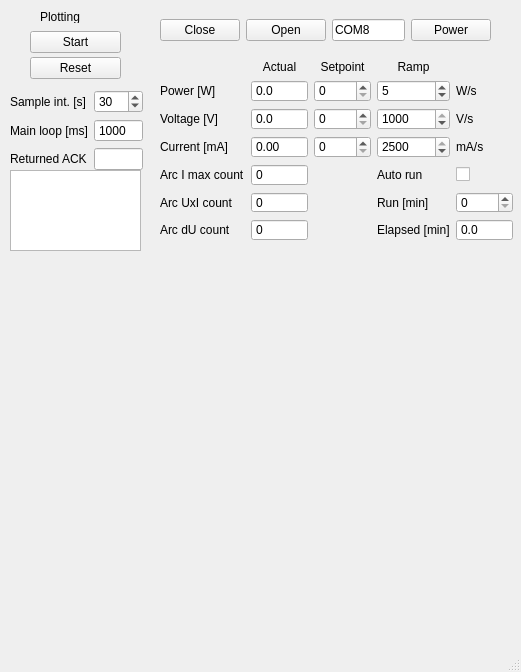
<?xml version="1.0" encoding="UTF-8"?>
<ui version="4.0">
 <class>MainWindow</class>
 <widget class="QMainWindow" name="MainWindow">
  <property name="geometry">
   <rect>
    <x>0</x>
    <y>0</y>
    <width>521</width>
    <height>672</height>
   </rect>
  </property>
  <property name="windowTitle">
   <string>MainWindow</string>
  </property>
  <widget class="QWidget" name="centralwidget">
   <widget class="QTextEdit" name="output_box">
    <property name="geometry">
     <rect>
      <x>10</x>
      <y>170</y>
      <width>131</width>
      <height>81</height>
     </rect>
    </property>
    <property name="readOnly">
     <bool>true</bool>
    </property>
   </widget>
   <widget class="QWidget" name="horizontalLayoutWidget">
    <property name="geometry">
     <rect>
      <x>160</x>
      <y>10</y>
      <width>331</width>
      <height>41</height>
     </rect>
    </property>
    <layout class="QHBoxLayout" name="Serial_port">
     <item>
      <widget class="QPushButton" name="close_serial">
       <property name="text">
        <string>Close</string>
       </property>
      </widget>
     </item>
     <item>
      <widget class="QPushButton" name="open_serial">
       <property name="text">
        <string>Open</string>
       </property>
      </widget>
     </item>
     <item>
      <widget class="QLineEdit" name="com_port">
       <property name="text">
        <string>COM8</string>
       </property>
      </widget>
     </item>
     <item>
      <widget class="QPushButton" name="power_butt">
       <property name="sizePolicy">
        <sizepolicy hsizetype="Minimum" vsizetype="Maximum">
         <horstretch>0</horstretch>
         <verstretch>0</verstretch>
        </sizepolicy>
       </property>
       <property name="text">
        <string>Power</string>
       </property>
       <property name="checkable">
        <bool>true</bool>
       </property>
      </widget>
     </item>
    </layout>
   </widget>
   <widget class="QWidget" name="gridLayoutWidget_3">
    <property name="geometry">
     <rect>
      <x>160</x>
      <y>60</y>
      <width>353</width>
      <height>181</height>
     </rect>
    </property>
    <layout class="QGridLayout" name="Power_param_grid">
     <item row="5" column="3">
      <widget class="QLabel" name="label_16">
       <property name="text">
        <string>Run [min]</string>
       </property>
      </widget>
     </item>
     <item row="2" column="4">
      <widget class="QLabel" name="label_9">
       <property name="text">
        <string>V/s</string>
       </property>
      </widget>
     </item>
     <item row="3" column="4">
      <widget class="QLabel" name="label_10">
       <property name="text">
        <string>mA/s</string>
       </property>
      </widget>
     </item>
     <item row="3" column="0">
      <widget class="QLabel" name="I_label">
       <property name="text">
        <string>Current [mA]</string>
       </property>
      </widget>
     </item>
     <item row="3" column="3">
      <widget class="QDoubleSpinBox" name="I_ramp">
       <property name="keyboardTracking">
        <bool>false</bool>
       </property>
       <property name="decimals">
        <number>0</number>
       </property>
       <property name="minimum">
        <double>0.000000000000000</double>
       </property>
       <property name="maximum">
        <double>2500.000000000000000</double>
       </property>
       <property name="singleStep">
        <double>1.000000000000000</double>
       </property>
       <property name="value">
        <double>2500.000000000000000</double>
       </property>
      </widget>
     </item>
     <item row="6" column="0">
      <widget class="QLabel" name="label_13">
       <property name="text">
        <string>Arc dU count</string>
       </property>
      </widget>
     </item>
     <item row="2" column="3">
      <widget class="QDoubleSpinBox" name="U_ramp">
       <property name="keyboardTracking">
        <bool>false</bool>
       </property>
       <property name="decimals">
        <number>0</number>
       </property>
       <property name="minimum">
        <double>1.000000000000000</double>
       </property>
       <property name="maximum">
        <double>1000.000000000000000</double>
       </property>
       <property name="value">
        <double>1000.000000000000000</double>
       </property>
      </widget>
     </item>
     <item row="1" column="4">
      <widget class="QLabel" name="label_11">
       <property name="text">
        <string>W/s</string>
       </property>
      </widget>
     </item>
     <item row="2" column="0">
      <widget class="QLabel" name="U_label">
       <property name="text">
        <string>Voltage [V]</string>
       </property>
      </widget>
     </item>
     <item row="4" column="1">
      <widget class="QSpinBox" name="arc_Im_count">
       <property name="buttonSymbols">
        <enum>QAbstractSpinBox::NoButtons</enum>
       </property>
       <property name="maximum">
        <number>10000000</number>
       </property>
      </widget>
     </item>
     <item row="1" column="1">
      <widget class="QDoubleSpinBox" name="P_act">
       <property name="readOnly">
        <bool>true</bool>
       </property>
       <property name="buttonSymbols">
        <enum>QAbstractSpinBox::NoButtons</enum>
       </property>
       <property name="decimals">
        <number>1</number>
       </property>
       <property name="maximum">
        <double>5000.000000000000000</double>
       </property>
       <property name="singleStep">
        <double>0.000000000000000</double>
       </property>
      </widget>
     </item>
     <item row="1" column="0">
      <widget class="QLabel" name="P_label">
       <property name="text">
        <string>Power [W]</string>
       </property>
      </widget>
     </item>
     <item row="2" column="1">
      <widget class="QDoubleSpinBox" name="U_act">
       <property name="readOnly">
        <bool>true</bool>
       </property>
       <property name="buttonSymbols">
        <enum>QAbstractSpinBox::NoButtons</enum>
       </property>
       <property name="decimals">
        <number>1</number>
       </property>
       <property name="maximum">
        <double>1000.000000000000000</double>
       </property>
       <property name="singleStep">
        <double>0.000000000000000</double>
       </property>
       <property name="value">
        <double>0.000000000000000</double>
       </property>
      </widget>
     </item>
     <item row="2" column="2">
      <widget class="QDoubleSpinBox" name="U_setpoint">
       <property name="keyboardTracking">
        <bool>false</bool>
       </property>
       <property name="decimals">
        <number>0</number>
       </property>
       <property name="maximum">
        <double>800.000000000000000</double>
       </property>
       <property name="value">
        <double>0.000000000000000</double>
       </property>
      </widget>
     </item>
     <item row="3" column="1">
      <widget class="QDoubleSpinBox" name="I_act">
       <property name="readOnly">
        <bool>true</bool>
       </property>
       <property name="buttonSymbols">
        <enum>QAbstractSpinBox::NoButtons</enum>
       </property>
       <property name="decimals">
        <number>2</number>
       </property>
       <property name="maximum">
        <double>1500.000000000000000</double>
       </property>
       <property name="singleStep">
        <double>0.000000000000000</double>
       </property>
      </widget>
     </item>
     <item row="1" column="2">
      <widget class="QDoubleSpinBox" name="P_setpoint">
       <property name="keyboardTracking">
        <bool>false</bool>
       </property>
       <property name="decimals">
        <number>0</number>
       </property>
       <property name="maximum">
        <double>5000.000000000000000</double>
       </property>
       <property name="singleStep">
        <double>1.000000000000000</double>
       </property>
      </widget>
     </item>
     <item row="5" column="0">
      <widget class="QLabel" name="label_6">
       <property name="text">
        <string>Arc UxI count</string>
       </property>
      </widget>
     </item>
     <item row="5" column="1">
      <widget class="QSpinBox" name="arc_UxI_count">
       <property name="buttonSymbols">
        <enum>QAbstractSpinBox::NoButtons</enum>
       </property>
       <property name="maximum">
        <number>10000000</number>
       </property>
      </widget>
     </item>
     <item row="4" column="0">
      <widget class="QLabel" name="label_5">
       <property name="text">
        <string>Arc I max count</string>
       </property>
      </widget>
     </item>
     <item row="0" column="1">
      <widget class="QLabel" name="label_3">
       <property name="text">
        <string>Actual</string>
       </property>
       <property name="alignment">
        <set>Qt::AlignCenter</set>
       </property>
      </widget>
     </item>
     <item row="0" column="2">
      <widget class="QLabel" name="label_4">
       <property name="text">
        <string>Setpoint</string>
       </property>
       <property name="alignment">
        <set>Qt::AlignCenter</set>
       </property>
      </widget>
     </item>
     <item row="0" column="0">
      <widget class="QLabel" name="label_2">
       <property name="text">
        <string/>
       </property>
      </widget>
     </item>
     <item row="0" column="4">
      <widget class="QLabel" name="label_8">
       <property name="text">
        <string/>
       </property>
      </widget>
     </item>
     <item row="6" column="1">
      <widget class="QSpinBox" name="arc_dU_count">
       <property name="buttonSymbols">
        <enum>QAbstractSpinBox::NoButtons</enum>
       </property>
       <property name="maximum">
        <number>100000000</number>
       </property>
      </widget>
     </item>
     <item row="0" column="3">
      <widget class="QLabel" name="label_7">
       <property name="text">
        <string>Ramp</string>
       </property>
       <property name="alignment">
        <set>Qt::AlignCenter</set>
       </property>
      </widget>
     </item>
     <item row="1" column="3">
      <widget class="QDoubleSpinBox" name="P_ramp">
       <property name="correctionMode">
        <enum>QAbstractSpinBox::CorrectToNearestValue</enum>
       </property>
       <property name="keyboardTracking">
        <bool>false</bool>
       </property>
       <property name="decimals">
        <number>0</number>
       </property>
       <property name="minimum">
        <double>1.000000000000000</double>
       </property>
       <property name="maximum">
        <double>5000.000000000000000</double>
       </property>
       <property name="value">
        <double>5.000000000000000</double>
       </property>
      </widget>
     </item>
     <item row="3" column="2">
      <widget class="QDoubleSpinBox" name="I_setpoint">
       <property name="keyboardTracking">
        <bool>false</bool>
       </property>
       <property name="decimals">
        <number>0</number>
       </property>
       <property name="maximum">
        <double>2500.000000000000000</double>
       </property>
       <property name="singleStep">
        <double>1.000000000000000</double>
       </property>
      </widget>
     </item>
     <item row="4" column="3">
      <widget class="QLabel" name="label_17">
       <property name="text">
        <string>Auto run</string>
       </property>
      </widget>
     </item>
     <item row="4" column="4">
      <widget class="QCheckBox" name="auto_run">
       <property name="text">
        <string/>
       </property>
      </widget>
     </item>
     <item row="5" column="4">
      <widget class="QDoubleSpinBox" name="run_time">
       <property name="buttonSymbols">
        <enum>QAbstractSpinBox::UpDownArrows</enum>
       </property>
       <property name="keyboardTracking">
        <bool>false</bool>
       </property>
       <property name="decimals">
        <number>0</number>
       </property>
       <property name="maximum">
        <double>5000.000000000000000</double>
       </property>
       <property name="singleStep">
        <double>1.000000000000000</double>
       </property>
      </widget>
     </item>
     <item row="6" column="4">
      <widget class="QDoubleSpinBox" name="elapsed_time">
       <property name="readOnly">
        <bool>true</bool>
       </property>
       <property name="buttonSymbols">
        <enum>QAbstractSpinBox::NoButtons</enum>
       </property>
       <property name="decimals">
        <number>1</number>
       </property>
       <property name="maximum">
        <double>5000.000000000000000</double>
       </property>
       <property name="singleStep">
        <double>0.000000000000000</double>
       </property>
      </widget>
     </item>
     <item row="6" column="3">
      <widget class="QLabel" name="label_18">
       <property name="text">
        <string>Elapsed [min]</string>
       </property>
      </widget>
     </item>
    </layout>
   </widget>
   <widget class="PlotWidget" name="arc_dU_graph" native="true">
    <property name="geometry">
     <rect>
      <x>20</x>
      <y>270</y>
      <width>491</width>
      <height>151</height>
     </rect>
    </property>
   </widget>
   <widget class="QLabel" name="label_14">
    <property name="geometry">
     <rect>
      <x>40</x>
      <y>10</y>
      <width>47</width>
      <height>13</height>
     </rect>
    </property>
    <property name="text">
     <string>Plotting</string>
    </property>
   </widget>
   <widget class="QWidget" name="verticalLayoutWidget">
    <property name="geometry">
     <rect>
      <x>30</x>
      <y>30</y>
      <width>91</width>
      <height>51</height>
     </rect>
    </property>
    <layout class="QVBoxLayout" name="Ploting_layout">
     <property name="spacing">
      <number>3</number>
     </property>
     <item>
      <widget class="QPushButton" name="plot_start">
       <property name="text">
        <string>Start</string>
       </property>
       <property name="checkable">
        <bool>true</bool>
       </property>
      </widget>
     </item>
     <item>
      <widget class="QPushButton" name="plot_reset">
       <property name="text">
        <string>Reset</string>
       </property>
      </widget>
     </item>
    </layout>
   </widget>
   <widget class="PlotWidget" name="arc_Im_UxI_graph" native="true">
    <property name="geometry">
     <rect>
      <x>20</x>
      <y>430</y>
      <width>491</width>
      <height>111</height>
     </rect>
    </property>
   </widget>
   <widget class="QWidget" name="gridLayoutWidget">
    <property name="geometry">
     <rect>
      <x>10</x>
      <y>90</y>
      <width>131</width>
      <height>74</height>
     </rect>
    </property>
    <layout class="QGridLayout" name="gridLayout_2">
     <property name="sizeConstraint">
      <enum>QLayout::SetMinimumSize</enum>
     </property>
     <item row="1" column="1">
      <widget class="QSpinBox" name="loop_period">
       <property name="sizePolicy">
        <sizepolicy hsizetype="Maximum" vsizetype="Fixed">
         <horstretch>0</horstretch>
         <verstretch>0</verstretch>
        </sizepolicy>
       </property>
       <property name="maximumSize">
        <size>
         <width>49</width>
         <height>16777215</height>
        </size>
       </property>
       <property name="buttonSymbols">
        <enum>QAbstractSpinBox::NoButtons</enum>
       </property>
       <property name="keyboardTracking">
        <bool>false</bool>
       </property>
       <property name="minimum">
        <number>100</number>
       </property>
       <property name="maximum">
        <number>100000</number>
       </property>
       <property name="value">
        <number>1000</number>
       </property>
      </widget>
     </item>
     <item row="2" column="1">
      <widget class="QLineEdit" name="ACK_value">
       <property name="sizePolicy">
        <sizepolicy hsizetype="Maximum" vsizetype="Fixed">
         <horstretch>0</horstretch>
         <verstretch>0</verstretch>
        </sizepolicy>
       </property>
       <property name="minimumSize">
        <size>
         <width>0</width>
         <height>0</height>
        </size>
       </property>
       <property name="maximumSize">
        <size>
         <width>49</width>
         <height>16777215</height>
        </size>
       </property>
      </widget>
     </item>
     <item row="2" column="0">
      <widget class="QLabel" name="label">
       <property name="text">
        <string>Returned ACK</string>
       </property>
      </widget>
     </item>
     <item row="1" column="0">
      <widget class="QLabel" name="label_12">
       <property name="text">
        <string>Main loop [ms]</string>
       </property>
      </widget>
     </item>
     <item row="0" column="0">
      <widget class="QLabel" name="label_15">
       <property name="text">
        <string>Sample int. [s]</string>
       </property>
      </widget>
     </item>
     <item row="0" column="1">
      <widget class="QSpinBox" name="sample_interval">
       <property name="sizePolicy">
        <sizepolicy hsizetype="Minimum" vsizetype="Fixed">
         <horstretch>0</horstretch>
         <verstretch>0</verstretch>
        </sizepolicy>
       </property>
       <property name="maximumSize">
        <size>
         <width>49</width>
         <height>16777215</height>
        </size>
       </property>
       <property name="keyboardTracking">
        <bool>false</bool>
       </property>
       <property name="minimum">
        <number>1</number>
       </property>
       <property name="maximum">
        <number>3600</number>
       </property>
       <property name="value">
        <number>30</number>
       </property>
      </widget>
     </item>
    </layout>
   </widget>
   <widget class="PlotWidget" name="applied_U_graph" native="true">
    <property name="geometry">
     <rect>
      <x>20</x>
      <y>550</y>
      <width>491</width>
      <height>101</height>
     </rect>
    </property>
   </widget>
  </widget>
  <widget class="QMenuBar" name="menubar">
   <property name="geometry">
    <rect>
     <x>0</x>
     <y>0</y>
     <width>521</width>
     <height>21</height>
    </rect>
   </property>
  </widget>
  <widget class="QStatusBar" name="statusbar"/>
 </widget>
 <customwidgets>
  <customwidget>
   <class>PlotWidget</class>
   <extends>QWidget</extends>
   <header>pyqtgraph</header>
   <container>1</container>
  </customwidget>
 </customwidgets>
 <tabstops>
  <tabstop>com_port</tabstop>
  <tabstop>open_serial</tabstop>
  <tabstop>P_setpoint</tabstop>
  <tabstop>P_ramp</tabstop>
  <tabstop>U_setpoint</tabstop>
  <tabstop>U_ramp</tabstop>
  <tabstop>I_setpoint</tabstop>
  <tabstop>I_ramp</tabstop>
  <tabstop>plot_start</tabstop>
  <tabstop>power_butt</tabstop>
  <tabstop>close_serial</tabstop>
  <tabstop>loop_period</tabstop>
  <tabstop>ACK_value</tabstop>
  <tabstop>P_act</tabstop>
  <tabstop>U_act</tabstop>
  <tabstop>I_act</tabstop>
  <tabstop>arc_Im_count</tabstop>
  <tabstop>arc_UxI_count</tabstop>
  <tabstop>arc_dU_count</tabstop>
  <tabstop>output_box</tabstop>
 </tabstops>
 <resources/>
 <connections/>
</ui>
